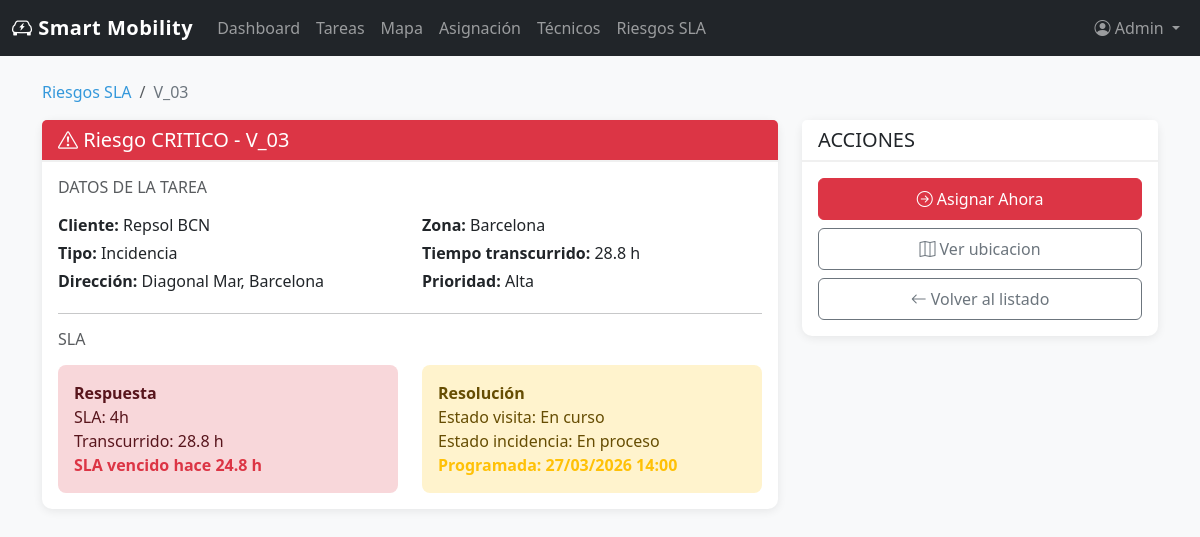
/riesgos/V_03 (signed in), run on the app's committed database.
### src/models/user.py (models this page shows, shortened)
class User(db.Model, UserMixin):
    id = db.Column(db.Integer, primary_key=True)
    email = db.Column(db.String(120), unique=True, nullable=False)
    username = db.Column(db.String(80), unique=True, nullable=False)
    password = db.Column(db.String(200), nullable=False)
    role = db.Column(db.String(20), default='operador')
    nombre = db.Column(db.String(100))
    apellido = db.Column(db.String(100))
    zona = db.Column(db.String(50))
    activo = db.Column(db.Boolean, default=True)
    created_at = db.Column(db.DateTime, default=datetime.utcnow)

### src/models/operations.py (models this page shows)
class Visit(db.Model):
    __tablename__ = "visits"
    id = db.Column(db.String(40), primary_key=True)
    technician_id = db.Column(db.String(20), db.ForeignKey("technicians.id"))
    incidence_id = db.Column(db.String(40), db.ForeignKey("incidences.id"), nullable=False)
    status = db.Column(db.String(40), nullable=False)
    visit_type = db.Column(db.String(40), nullable=False)
    address = db.Column(db.String(255), nullable=False)
    latitude = db.Column(db.Float)
    longitude = db.Column(db.Float)
    planned_date = db.Column(db.DateTime)
    technician = db.relationship("Technician", back_populates="visits", lazy="select")
    incidence = db.relationship("Incidence", back_populates="visits", lazy="select")
    reports = db.relationship("Report", back_populates="visit", lazy="select")

class Contract(db.Model):
    __tablename__ = "contracts"
    id = db.Column(db.String(40), primary_key=True)
    client_id = db.Column(db.String(120), nullable=False)
    charger_id = db.Column(db.String(40), nullable=False, index=True)
    contract_type = db.Column(db.String(120), nullable=False)
    address = db.Column(db.String(255), nullable=False)
    latitude = db.Column(db.Float)
    longitude = db.Column(db.Float)
    status = db.Column(db.String(40), nullable=False)

class Technician(db.Model):
    __tablename__ = "technicians"
    id = db.Column(db.String(20), primary_key=True)
    name = db.Column(db.String(120), nullable=False)
    zone = db.Column(db.String(120), nullable=False)
    expertise = db.Column(db.Integer, default=0, nullable=False)
    expert = db.Column(db.Boolean, default=False, nullable=False)
    visits = db.relationship("Visit", back_populates="technician", lazy="select")
    reports = db.relationship("Report", back_populates="technician", lazy="select")

class Incidence(db.Model):
    __tablename__ = "incidences"
    id = db.Column(db.String(40), primary_key=True)
    charger_id = db.Column(db.String(40), nullable=False, index=True)
    priority = db.Column(db.String(40), nullable=False)
    status = db.Column(db.String(40), nullable=False)
    description = db.Column(db.Text, nullable=False)
    created_at = db.Column(db.DateTime)
    visits = db.relationship("Visit", back_populates="incidence", lazy="select")

### src/routes/riesgos.py (the view)
@riesgos.route('/riesgos/<string:riesgo_id>')
@login_required
def detalle_riesgo(riesgo_id):
    risk = get_risk_card(riesgo_id)
    if not risk:
        abort(404)
    return render_template('riesgos/detalle.html', title='Detalle Riesgo', risk=risk)

### src/__init__.py (called while the page is built)
@login_manager.user_loader
def load_user(user_id):
    from src.models.user import User
    return User.query.get(int(user_id))

### src/data_store.py (called while the page is built)
def get_risk_card(task_id):
    for risk in list_risk_cards():
        if risk["task"]["id"] == task_id:
            return risk
    return None

def _serialize_risk(visit, contracts, elapsed_hours, remaining_hours, severity):
    task = _serialize_task(visit, contracts)
    severity_label = "CRITICO" if severity == "critical" else "ADVERTENCIA"
    severity_badge = "danger" if severity == "critical" else "warning"
    severity_weight = 0 if severity == "critical" else 1
    return {
        "task": task,
        "severity": severity,
        "severity_label": severity_label,
        "severity_badge": severity_badge,
        "severity_weight": severity_weight,
        "remaining_hours": remaining_hours,
        "elapsed_label": _format_duration_hours(elapsed_hours),
        "response_sla_label": f"{RISK_RESPONSE_SLA_HOURS.get(visit.incidence.priority, 8)}h",
        "remaining_label": _remaining_label(remaining_hours),
    }

def _map_status(visit):
    if visit.status == "completada":
        return "resuelta"
    if visit.technician_id:
        return "asignada"
    return "por_asignar"

def _format_datetime(value):
    if not value:
        return "-"
    return value.strftime("%d/%m/%Y %H:%M")

def _format_duration_hours(value):
    hours = max(value, 0)
    if hours < 1:
        return f"{int(hours * 60)} min"
    if abs(hours - round(hours)) < 0.05:
        return f"{int(round(hours))} h"
    return f"{hours:.1f} h"

def _remaining_label(remaining_hours):
    if remaining_hours <= 0:
        return f"SLA vencido hace {_format_duration_hours(abs(remaining_hours))}"
    return f"Quedan {_format_duration_hours(remaining_hours)}"

### src/templates/riesgos/detalle.html
{% extends "base.html" %}
{% block content %}
<div class="container mt-4">
    <nav aria-label="breadcrumb">
        <ol class="breadcrumb">
            <li class="breadcrumb-item"><a href="{{ url_for('riesgos.lista_riesgos') }}">Riesgos SLA</a></li>
            <li class="breadcrumb-item active">{{ risk.task.id }}</li>
        </ol>
    </nav>
    <div class="row">
        <div class="col-lg-8">
            <div class="card mb-4">
                <div class="card-header bg-{{ risk.severity_badge }} text-white">
                    <h5 class="mb-0"><i class="bi bi-exclamation-triangle"></i> Riesgo {{ risk.severity_label }} - {{ risk.task.id }}</h5>
                </div>
                <div class="card-body">
                    <h6 class="text-muted mb-3">DATOS DE LA TAREA</h6>
                    <div class="row mb-3">
                        <div class="col-md-6">
                            <p class="mb-1"><strong>Cliente:</strong> {{ risk.task.client }}</p>
                            <p class="mb-1"><strong>Tipo:</strong> {{ risk.task.type_label }}</p>
                            <p class="mb-1"><strong>Dirección:</strong> {{ risk.task.address }}</p>
                        </div>
                        <div class="col-md-6">
                            <p class="mb-1"><strong>Zona:</strong> {{ risk.task.zone }}</p>
                            <p class="mb-1"><strong>Tiempo transcurrido:</strong> {{ risk.elapsed_label }}</p>
                            <p class="mb-1"><strong>Prioridad:</strong> {{ risk.task.priority_label }}</p>
                        </div>
                    </div>
                    <hr>
                    <h6 class="text-muted mb-3">SLA</h6>
                    <div class="row">
                        <div class="col-md-6">
                            <div class="alert alert-{{ risk.severity_badge }} mb-0">
                                <strong>Respuesta</strong><br>
                                SLA: {{ risk.response_sla_label }}<br>
                                Transcurrido: {{ risk.elapsed_label }}<br>
                                <strong class="text-{{ risk.severity_badge }}">{{ risk.remaining_label }}</strong>
                            </div>
                        </div>
                        <div class="col-md-6">
                            <div class="alert alert-warning mb-0">
                                <strong>Resolución</strong><br>
                                Estado visita: {{ risk.task.status_label }}<br>
                                Estado incidencia: {{ risk.task.incidence_status_label }}<br>
                                <strong class="text-warning">Programada: {{ risk.task.planned_date_label }}</strong>
                            </div>
                        </div>
                    </div>
                </div>
            </div>
        </div>
        <div class="col-lg-4">
            <div class="card">
                <div class="card-header">
                    <h5 class="mb-0">ACCIONES</h5>
                </div>
                <div class="card-body">
                    <div class="d-grid gap-2">
                        <a href="{{ url_for('tareas.detalle_tarea', tarea_id=risk.task.id) }}" class="btn btn-{{ risk.severity_badge }}">
                            <i class="bi bi-arrow-right-circle"></i> Asignar Ahora
                        </a>
                        <a class="btn btn-outline-secondary" href="{{ url_for('mapa.vista_mapa') }}">
                            <i class="bi bi-map"></i> Ver ubicacion
                        </a>
                        <a class="btn btn-outline-secondary" href="{{ url_for('riesgos.lista_riesgos') }}">
                            <i class="bi bi-arrow-left"></i> Volver al listado
                        </a>
                    </div>
                </div>
            </div>
        </div>
    </div>
</div>
{% endblock %}

### src/templates/base.html (shortened to what this page needs)
<!DOCTYPE html>
<html lang="es">
<head>
    <link href="https://cdn.jsdelivr.net/npm/bootstrap@5.3.0/dist/css/bootstrap.min.css" rel="stylesheet">
    <link rel="stylesheet" href="https://cdn.jsdelivr.net/npm/bootstrap-icons@1.11.0/font/bootstrap-icons.css">
    <link rel="stylesheet" href="{{ url_for('static', filename='css/style.css') }}">
</head>
<body>
    {% if current_user.is_authenticated %}
    <nav class="navbar navbar-expand-lg navbar-dark bg-dark">
        <div class="container-fluid">
            <a class="navbar-brand" href="{{ url_for('main.dashboard') }}">
                <i class="bi bi-ev-front"></i> Smart Mobility
            </a>
            <div class="collapse navbar-collapse" id="navbarNav">
                <ul class="navbar-nav me-auto">
                    <li class="nav-item">
                        <a class="nav-link" href="{{ url_for('main.dashboard') }}">Dashboard</a>
                    </li>
                    <li class="nav-item">
                        <a class="nav-link" href="{{ url_for('tareas.lista_tareas') }}">Tareas</a>
                    </li>
                    <li class="nav-item">
                        <a class="nav-link" href="{{ url_for('mapa.vista_mapa') }}">Mapa</a>
                    </li>
                    <li class="nav-item">
                        <a class="nav-link" href="{{ url_for('asignacion.vista_asignacion') }}">Asignación</a>
                    </li>
                    <li class="nav-item">
                        <a class="nav-link" href="{{ url_for('tecnicos.lista_tecnicos') }}">Técnicos</a>
                    </li>
                    <li class="nav-item">
                        <a class="nav-link" href="{{ url_for('riesgos.lista_riesgos') }}">Riesgos SLA</a>
                    </li>
                </ul>
                <ul class="navbar-nav">
                    <li class="nav-item dropdown">
                        <a class="nav-link dropdown-toggle" href="#" role="button" data-bs-toggle="dropdown">
                            <i class="bi bi-person-circle"></i> {{ current_user.nombre }}
                        </a>
                    </li>
                </ul>
            </div>
        </div>
    </nav>
    {% endif %}
    <main class="content">
        {% block content %}{% endblock %}
    </main>
</body>
</html>

### src/static/css/style.css (style rules this page uses)
:root { --primary-color: #2c3e50; --secondary-color: #3498db; --accent-color: #e74c3c; --success-color: #27ae60; --warning-color: #f39c12; --bg-light: #f8f9fa; }
body { font-family: 'Segoe UI', Tahoma, Geneva, Verdana, sans-serif; background-color: var(--bg-light); }
.navbar-brand { font-weight: 700; letter-spacing: 0.5px; }
.card { border: none; border-radius: 10px; box-shadow: 0 2px 10px rgba(0, 0, 0, 0.08); transition: transform 0.2s, box-shadow 0.2s; }
.card-header { background-color: white; border-bottom: 2px solid #f0f0f0; font-weight: 600; }
.btn { border-radius: 6px; font-weight: 500; padding: 0.5rem 1rem; }
.content { min-height: calc(100vh - 56px); padding-bottom: 2rem; }
.alert { border-radius: 8px; border: none; }
.breadcrumb { background-color: transparent; padding: 0; }
.breadcrumb-item a { color: var(--secondary-color); text-decoration: none; }
.breadcrumb-item.active { color: #6c757d; }

### data on the page
User: nombre "Admin"
Visit: task.id "V_03", task.address "Diagonal Mar, Barcelona"
Contract: task.client "Repsol BCN"
Technician: task.zone "Barcelona"
Incidence: task.priority_label "Alta"

### other printed values
{{ risk.severity_label }} "CRITICO"
{{ risk.task.type_label }} "Incidencia"
{{ risk.elapsed_label }} "28.8 h"
{{ risk.response_sla_label }} "4h"
{{ risk.remaining_label }} "SLA vencido hace 24.8 h"
{{ risk.task.status_label }} "En curso"
{{ risk.task.incidence_status_label }} "En proceso"
{{ risk.task.planned_date_label }} "27/03/2026 14:00"
